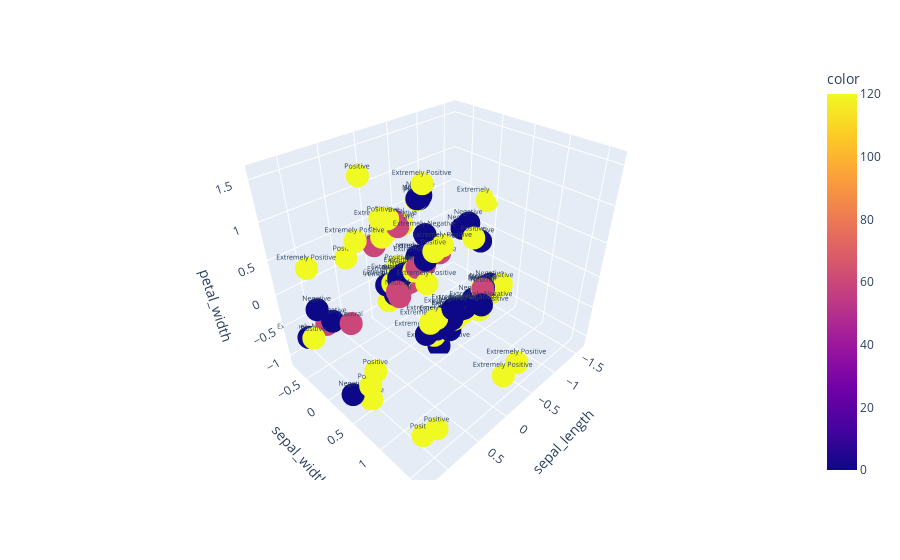

Notebook source saved alongside this figure:
### Markdown cell above
# Visualization

### Code cell
df = pd.DataFrame({'sepal_length':pca_pred[:,0],'sepal_width':pca_pred[:,1],'petal_width':pca_pred[:,2],'color':dt.iloc[:100,1]*60,'text':dt.iloc[:100,2]})
fig = px.scatter_3d(df, x='sepal_length', y='sepal_width', z='petal_width',
             color='color',text='text')
fig.update_traces(textfont=dict(
    size=7
))
fig.show()

### Figure 1 — Plotly figure (JSON) as saved in the notebook; plotly's stock layout.template omitted (floating-point values rounded to 4 significant figures)
{"data": [{"hovertemplate": "sepal_length=%{x}<br>sepal_width=%{y}<br>petal_width=%{z}<br>text=%{text}<br>color=%{marker.color}<extra></extra>", "legendgroup": "", "marker": {"color": [120, 0, 0, 120, 120, 0, 0, 120, 0, 60, 0, 120, 120, 120, 0, 0, 120, 120, 0, 120, 0, 60, 60, 0, 120, 120, 0, 0, 60, 0, 0, 60, 0, 120, 120, 0, 120, 120, 120, 120, 0, 120, 120, 0, 120, 120, 120, 0, 120, 120, 60, 0, 0, 120, 0, 120, 0, 120, 60, 120, 60, 0, 120, 120, 120, 60, 120, 0, 120, 0, 60, 0, 60, 120, 120, 0, 0, 120, 120, 0, 0, 60, 0, 60, 60, 120, 120, 0, 120, 0, 0, 120, 0, 0, 0, 0, 120, 120, 120, 0], "coloraxis": "coloraxis", "symbol": "circle"}, "mode": "markers+text", "name": "", "scene": "scene", "showlegend": false, "text": ["Extremely Positive", "Negative", "Negative", "Extremely Positive", "Extremely Positive", "Negative", "Negative", "Extremely Positive", "Negative", "Neutral", "Negative", "Positive", "Positive", "Positive", "Extremely Negative", "Negative", "Extremely Positive", "Positive", "Negative", "Extremely Positive", "Negative", "Neutral", "Neutral", "Extremely Negative", "Extremely Positive", "Extremely Positive", "Extremely Negative", "Extremely Negative", "Neutral", "Negative", "Negative", "Neutral", "Negative", "Positive", "Positive", "Negative", "Positive", "Extremely Positive", "Extremely Positive", "Positive", "Extremely Negative", "Extremely Positive", "Extremely Positive", "Extremely Negative", "Extremely Positive", "Positive", "Extremely Positive", "Negative", "Positive", "Positive", "Neutral", "Negative", "Negative", "Extremely Positive", "Extremely Negative", "Positive", "Negative", "Positive", "Neutral", "Positive", "Neutral", "Negative", "Positive", "Positive", "Extremely Positive", "Neutral", "Positive", "Negative", "Positive", "Extremely Negative", "Neutral", "Extremely Negative", "Neutral", "Positive", "Positive", "Extremely Negative", "Negative", "Positive", "Positive", "Negative", "Negative", "Neutral", "Negative", "Neutral", "Neutral", "Extremely Positive", "Extremely Positive", "Negative", "Positive", "Negative", "Negative", "Positive", "Negative", "Extremely Negative", "Negative", "Negative", "Positive", "Extremely Positive", "Positive", "Extremely Negative"], "textfont": {"size": 7}, "type": "scatter3d", "x": [-0.2961, -0.3008, -0.2427, -0.1461, -0.4624, -0.7239, -0.3541, -0.01431, -0.2192, -0.497, -0.51, 1.093, 1.026, -0.6929, 0.08301, -0.7973, 0.2588, -0.2055, -0.6296, -0.3541, -0.4813, -0.8586, -0.6172, -0.4879, -0.1947, 0.1737, 0.0757, 1.123, -0.04727, -0.1964, -0.1906, -0.2903, 1.108, -0.3189, -0.03755, -0.2472, -0.6175, -0.2516, 0.4967, 1.031, -0.1549, -0.757, -1.62, -0.07123, 0.01305, -0.2735, -0.005772, -0.1978, 0.2147, -0.2367, -0.1182, 1.262, -1.091, -0.2211, -0.6616, 1.11, -0.4189, -0.2065, -0.3371, -0.3831, -0.08872, -0.2067, 0.5684, 0.09983, -0.2891, -0.3637, -0.815, -0.6207, -0.229, -0.1015, 0.6478, -0.2217, 1.266, -0.08944, 0.04678, -0.2091, 0.9253, -0.04058, 1.19, -0.05121, -1.182, 0.1294, -0.4741, 0.9186, 0.6695, 1.143, -0.0004961, -0.2196, 1.047, -0.2077, -0.6708, -0.4415, -0.2067, 0.1608, -0.4834, -0.3351, -0.1903, -0.2475, 0.05601, -0.3056], "y": [-0.6704, 0.6812, -0.4975, -0.4901, 0.8103, 0.7497, -0.6055, 0.5034, -0.4888, -0.2821, 0.6631, 1.423, 0.4348, 0.7861, 0.4151, -0.1909, 0.5966, -0.5359, 0.7223, -0.2782, -0.239, -0.6074, 0.7231, 0.8202, 1.63, 0.5414, 0.4211, -0.688, 0.5274, -0.4164, 0.5109, -0.4332, -0.3646, -0.5753, 0.4327, -0.3589, 0.7104, -0.7615, -0.3228, 0.5924, 0.6295, -0.5121, -0.1101, -0.4502, 0.4176, -0.5216, 1.594, 0.5575, -0.5453, 0.6303, -0.28, 0.4231, -0.09062, 0.6083, -0.5492, 0.576, -0.2446, -0.2987, -0.3547, 0.7371, -0.331, 0.6268, -0.4552, 0.5872, 0.6727, -0.2232, 0.8551, 0.7165, -0.712, -0.5725, 0.6226, 0.3335, 0.5952, -0.4277, -0.4032, -0.4309, -0.3713, -0.3702, -0.4218, 0.4678, -0.05354, -0.4644, 0.7639, -0.5448, 0.6172, -0.3636, 0.6227, -0.5413, 1.588, 0.4959, 0.7021, -0.2809, 0.6017, 0.5141, -0.2766, 0.677, 0.6387, -0.4215, -0.3964, 0.6827], "z": [-0.7784, -0.2862, -0.4094, -0.4334, -0.3219, -0.09468, -0.676, -0.385, -0.4002, -0.2528, -0.2584, -0.7754, -1.079, -0.2022, -0.6435, 0.008632, 1.572, -0.4914, -0.1183, -0.2219, 0.881, -0.5208, -0.1287, -0.2561, -0.4703, 0.275, 0.8386, -0.7363, 0.5888, -0.3292, -0.4182, -0.5251, -0.09054, -0.5215, -0.7253, -0.2526, -0.1285, -0.8697, 0.6104, -0.4729, -0.4052, -0.2861, 0.4396, 0.5572, -0.4975, -0.233, -0.5703, -0.6508, 1.27, -0.43, 0.5681, -0.8095, 0.2169, -0.3283, -0.2546, -0.664, 0.8547, 0.5512, -0.4447, 0.7313, 0.6486, -0.3433, 0.3452, 0.7009, -0.3688, -0.1413, -0.09244, -0.1336, -0.9117, -0.4814, 0.3977, -1.1, 0.3858, 0.4756, 0.4342, -0.3736, -0.3861, 0.6721, -0.5316, -0.6042, 0.2803, 0.3177, 0.6618, -0.5519, 0.4697, 0.5214, 0.7489, -0.6931, -0.5498, -0.6749, -0.1337, 0.8199, -0.2859, 0.5838, 0.8184, -0.2993, -0.4196, -0.3512, 0.7045, -0.28]}], "layout": {"coloraxis": {"colorbar": {"title": {"text": "color"}}, "colorscale": [[0, "#0d0887"], [0.1111, "#46039f"], [0.2222, "#7201a8"], [0.3333, "#9c179e"], [0.4444, "#bd3786"], [0.5556, "#d8576b"], [0.6667, "#ed7953"], [0.7778, "#fb9f3a"], [0.8889, "#fdca26"], [1, "#f0f921"]]}, "legend": {"tracegroupgap": 0}, "margin": {"t": 60}, "scene": {"domain": {"x": [0, 1], "y": [0, 1]}, "xaxis": {"title": {"text": "sepal_length"}}, "yaxis": {"title": {"text": "sepal_width"}}, "zaxis": {"title": {"text": "petal_width"}}}}}
